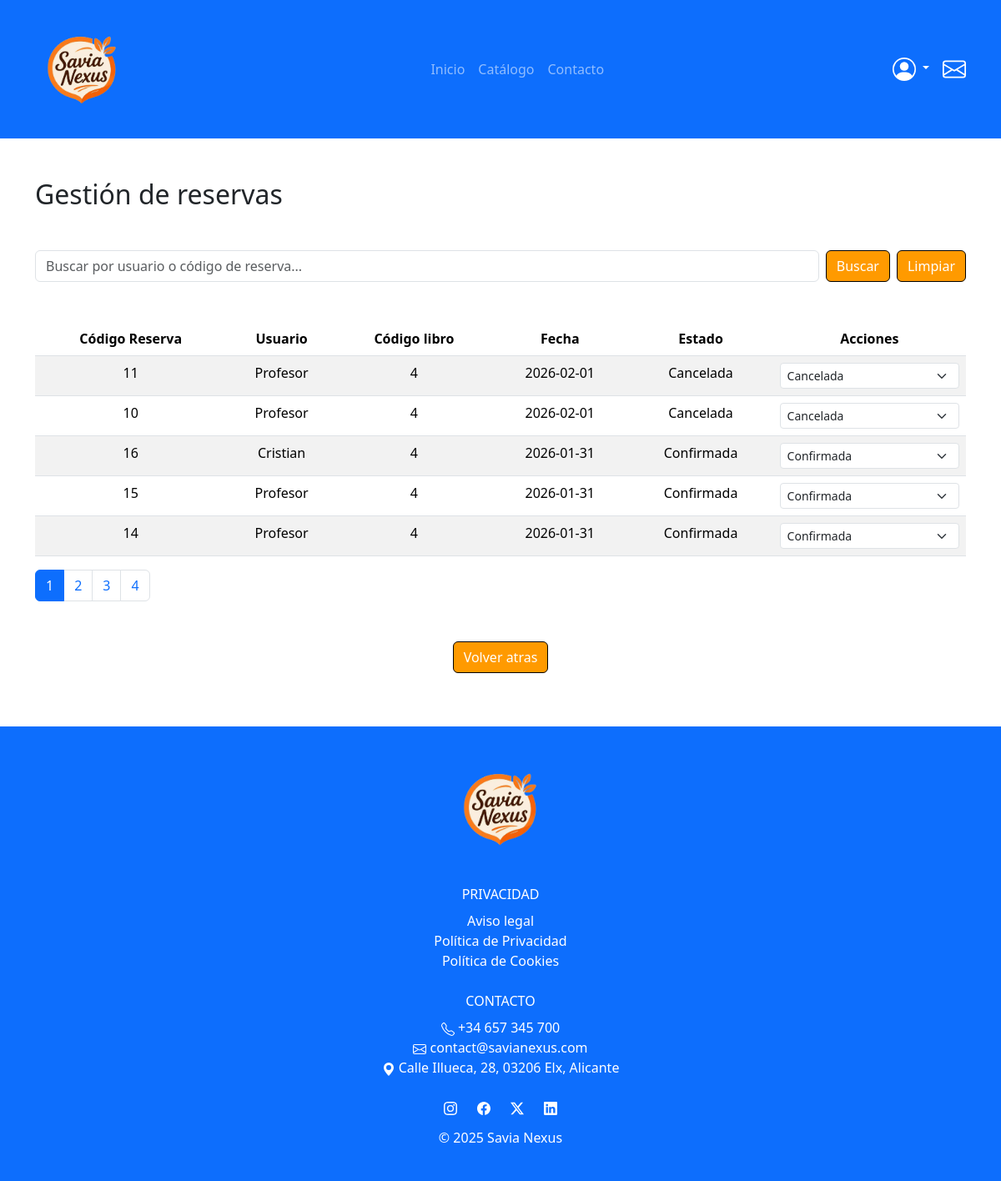
The page /admin/reserves_admin.php (signed in) on the database its author committed.
### tables this page shows
CREATE TABLE `reservas` (
  `codigo` int(11) NOT NULL,
  `codUsuario` varchar(9) DEFAULT NULL,
  `fecha` date NOT NULL,
  `horaInicio` time DEFAULT NULL,
  `horaFin` time DEFAULT NULL,
  `recurso` enum('libro','sala','ordenador') NOT NULL,
  `codRecurso` int(11) NOT NULL,
  `estado` enum('confirmada','cancelada','finalizada') DEFAULT 'confirmada',
  `fechaDevolucion` date NOT NULL
);

CREATE TABLE `usuarios` (
  `dni` varchar(9) NOT NULL,
  `nombre` varchar(30) NOT NULL,
  `apellido` varchar(50) NOT NULL,
  `direccion` varchar(50) NOT NULL,
  `email` varchar(50) NOT NULL,
  `telefono` varchar(9) NOT NULL,
  `clave` varchar(250) NOT NULL,
  `rol` enum('cliente','empleado','admin') DEFAULT 'cliente',
  `activo` enum('activo','inactivo') DEFAULT 'activo'
);

### models/Reserve.php (called while the page is built, shortened)
<?php
class Reserve {
    private PDO $pdo;
    public function __construct(PDO $pdo) {
        $this->pdo = $pdo;
    }
    public function count(string $search = '') {
        if ($search) {
            $sql = "SELECT COUNT(*)
                    FROM reservas r JOIN usuarios u
                    ON u.dni = r.codUsuario
                    WHERE (
                    r.codigo LIKE :search
                    OR u.nombre LIKE :search
                    OR r.codRecurso LIKE :search)";
            $stmt = $this->pdo->prepare($sql);
            $stmt->bindValue(':search', "%$search%", PDO::PARAM_STR);
            $stmt->execute();
        } else {
            $sql = "SELECT COUNT(*) FROM reservas";
            $stmt = $this->pdo->query($sql);
        }
        return (int)$stmt->fetchColumn();
    }
    public function getAll(
        string $search,
        string $order,
        int $limit,
        int $offset
    ) {
        $order = ($order === 'ASC') ? 'ASC' : 'DESC';
        if ($search !== '') {
            $sql = "SELECT r.*, u.nombre, l.titulo
                    FROM reservas r JOIN usuarios u
                    ON u.dni = r.codUsuario
                    LEFT JOIN libros
                    ON l.codigo = r.codRecurso
                    WHERE (
                        r.codigo LIKE :search
                        OR u.nombre LIKE :search
                        OR l.titulo LIKE :search
                    )
                    ORDER BY r.fecha $order
                    LIMIT :limit OFFSET :offset";
            $stmt = $this->pdo->prepare($sql);
            $stmt->bindValue(':search', "%$search%", PDO::PARAM_STR);
        } else {
            $sql = "SELECT r.*, u.nombre, l.titulo
                    FROM reservas r JOIN usuarios u
                    ON u.dni = r.codUsuario
                    LEFT JOIN libros l ON l.codigo = r.codRecurso
                    ORDER BY r.fecha $order
                    LIMIT :limit OFFSET :offset";
            $stmt = $this->pdo->prepare($sql);
        }
        $stmt->bindValue(':limit', $limit, PDO::PARAM_INT);
        $stmt->bindValue(':offset', $offset, PDO::PARAM_INT);
        $stmt->execute();
        return $stmt->fetchAll();
    }
}

### includes/Validation.php (called while the page is built, shortened)
<?php
class Validation {
    public static function sanitize($value) {
        return htmlspecialchars(trim($value), ENT_QUOTES, 'UTF-8');
    }
}
?>

### public/admin/reserves_admin.php (the view, shortened to what this page needs)
<?php
require_once __DIR__ . '/../../includes/config.php';
require_once __DIR__ . '/../../models/Reserve.php';
$reservesModel = new Reserve($pdo);
$search = Validation::sanitize($_GET['search'] ?? '');
$order = $_GET['order'] ?? 'DESC';
$order = ($order === 'ASC') ? 'ASC' : 'DESC';
$page = max(1, (int)($_GET['page'] ?? 1));
$perPage = 5;
$offset = ($page - 1) * $perPage;
$totalReserves = $reservesModel->count($search);
$totalPages = (int)ceil($totalReserves / $perPage);
$reserves = $reservesModel->getAll(
    $search,
    $order,
    $perPage,
    $offset
);
?>
<?php include __DIR__ . '/../../includes/head.php'; ?>
<body>
    <?php include __DIR__ . '/../../includes/navbar.php'; ?>
    <div class="container mt-5 mb-5">
        <h2 class="mb-5">Gestión de reservas</h2>
        <form method="get" class="d-flex mb-5">
            <input type="text" name="search" class="form-control me-2" placeholder="Buscar por usuario o código de reserva..." value="<?= htmlspecialchars($search) ?>">
            <button class="btn btn-primary">Buscar</button>
            <a href="reserves_admin.php" class="btn btn-primary ms-2">Limpiar</a>
        </form>
        <div class="table-responsive">
            <table class="table table-striped text-center">
            <thead>
            <tr>
                <th>Código Reserva</th>
                <th>Usuario</th>
                <th>Código libro</th>
                <th>Fecha</th>
                <th>Estado</th>
                <th>Acciones</th>
            </tr>
            </thead>
            <tbody>
            <?php foreach ($reserves as $r): ?>
                <tr>
                    <td><?= $r['codigo'] ?></td>
                    <td><?= htmlspecialchars($r['nombre']) ?></td>
                    <td><?= $r['codRecurso'] ?></td>
                    <td><?= $r['fecha'] ?></td>
                    <td><?= ucfirst($r['estado']) ?></td>
                    <td>
                        <form method="post" class="d-flex gap-1">
                            <select name="estado"
                                    class="form-select form-select-sm"
                                    onchange="this.form.submit()">
                                <?php foreach (['confirmada','cancelada','finalizada'] as $estado): ?>
                                    <option value="<?= $estado ?>"
                                        <?= $r['estado'] === $estado ? 'selected' : '' ?>>
                                        <?= ucfirst($estado) ?>
                                    </option>
                                <?php endforeach; ?>
                            </select>
                        </form>
                    </td>
                </tr>
            <?php endforeach; ?>
            </tbody>
        </table>
        </div>
        <nav>
            <ul class="pagination">
                <?php for ($i = 1; $i <= $totalPages; $i++): ?>
                    <li class="page-item <?= $i === $page ? 'active' : '' ?>">
                        <a class="page-link"
                        href="?page=<?= $i ?>&search=<?= urlencode($search) ?>">
                            <?= $i ?>
                        </a>
                    </li>
                <?php endfor; ?>
            </ul>
        </nav>
        <div class="mt-5 text-center">
            <a href="dashboard.php" class="btn btn-primary mb-3">
                Volver atras
            </a>
        </div>
    </div>
    <?php include __DIR__ . '/../../includes/footer.php'; ?>
</body>
</html>

### public/assets/css/style.css (style rules this page uses)
:root { --primary-color: #FF9A00; --hover-color: #CC7A00; }
.btn-primary { background-color: var(--primary-color); border-color: black; }
a { text-decoration: none; color: black; }

### rows shown on the page
reservas: codigo "11", codUsuario.nombre "Profesor", codRecurso "4", fecha "2026-02-01", estado "Cancelada"
reservas: codigo "10", codUsuario.nombre "Profesor", codRecurso "4", fecha "2026-02-01", estado "Cancelada"
reservas: codigo "16", codUsuario.nombre "Cristian", codRecurso "4", fecha "2026-01-31", estado "Confirmada"
reservas: codigo "15", codUsuario.nombre "Profesor", codRecurso "4", fecha "2026-01-31", estado "Confirmada"
reservas: codigo "14", codUsuario.nombre "Profesor", codRecurso "4", fecha "2026-01-31", estado "Confirmada"
